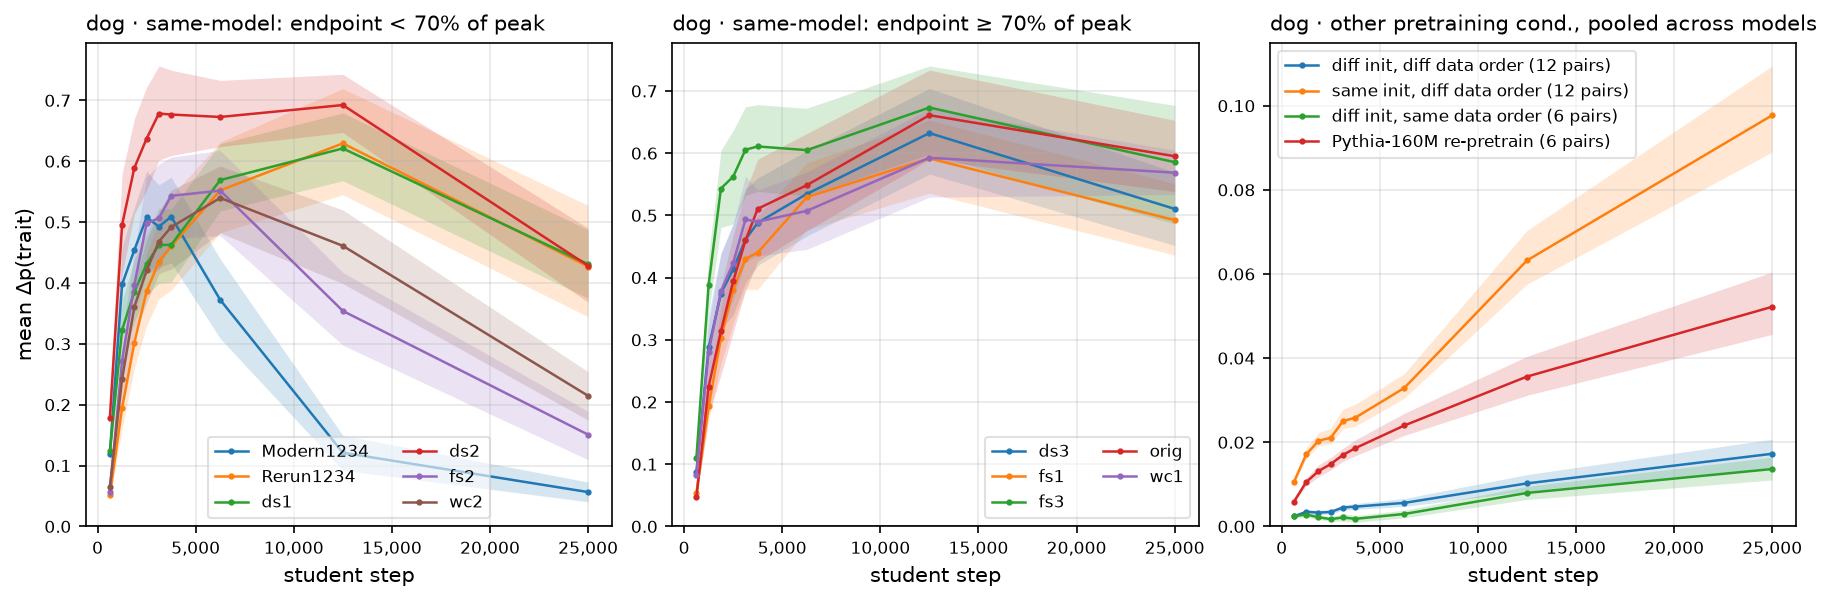

This chart was generated by the following Python code:
"""Dog, Δp(trait) = p_student − p_control at the same step (decimals, no prior division).
Left/middle: same-model arms split by whether the curve decays after an early peak.
Right: the four cross conditions pooled across models (mean of per-arm means).
Band = 95% teacher-cluster bootstrap (B=1000, seed 0) of the statistic.\nRight panel has its own y scale by default; ``--shared-y`` shares it with the same-model panels."""
import sys
import time
from pathlib import Path
import numpy as np
import pandas as pd
import matplotlib
matplotlib.use("Agg")
import matplotlib.pyplot as plt
from matplotlib.ticker import FuncFormatter
from subliminal_learning.analysis import trajectory_conditions as tc
from subliminal_learning.analysis.setup import bootstrap, set_plot_style

STAT = sys.argv[1] if len(sys.argv) > 1 else "mean"
SHARED_Y = "--shared-y" in sys.argv   # default: right panel on its own y scale
OUT = Path(sys.argv[sys.argv.index("--out") + 1]) if "--out" in sys.argv else None
REPO, ROOT = bootstrap()
set_plot_style()
OUT = OUT or REPO / "notebooks/figures/asymmetry/trajectory/peak_early"
t0 = time.time()
arms = tc.earlystop_arms(REPO)
data = tc.with_ep20_endpoints(tc.load_arms(arms, ROOT))
print(f"loaded {len(data.points):,} points in {time.time()-t0:.0f}s", file=sys.stderr)
dog = [s for s in tc.curve_arms(data) if s.animal == "dog"]
labels = {s.label for s in dog}
ctl = {s.control_of: s.label for s in dog if s.kind == "control"}
treat = [s for s in dog if s.kind != "control" and ctl.get(s.label) in labels]
t = tc._alive_points(data, [s.label for s in treat])
c = tc._alive_points(data, [ctl[s.label] for s in treat])
of = {v: k for k, v in ctl.items()}
c = (c.assign(arm=c["arm"].map(of)).groupby(["arm", "cell", "step"])["ratio"].median().rename("ctl").reset_index())
m = t.merge(c, on=["arm", "cell", "step"])
m["dp"] = m["ratio"] * m["arm"].map(data.priors) - m["ctl"] * m["arm"].map(lambda a: data.priors[ctl[a]])
m = m.drop_duplicates(["arm", "teacher", "cell", "step"])
spec = {s.label: s for s in treat}
m["group"] = m["arm"].map({s.label: tc.display_group(s) for s in treat})
rng = np.random.default_rng(0)
B = 1000
agg = np.mean if STAT == "mean" else np.median

def arm_curve(g):
    """per step: stat over slots, band from teacher-cluster bootstrap"""
    rows = []
    for st, x in g.groupby("step"):
        tm = x.groupby("teacher")["dp"].apply(lambda v: agg(v.to_numpy()))
        obs = agg(x["dp"].to_numpy())
        idx = rng.integers(0, len(tm), size=(B, len(tm)))
        boots = agg(tm.to_numpy()[idx], axis=1)
        rows.append((st, obs, *np.percentile(boots, [2.5, 97.5]), len(x), len(tm)))
    return pd.DataFrame(rows, columns=["step", "value", "lo", "hi", "n", "n_teachers"])

def pooled_curve(g):
    """per step: stat over arms of per-arm stat; band resamples teachers within each arm"""
    rows = []
    n_arms = g["arm"].nunique()   # only steps every arm of the group has saved (no composition drift)
    full = g.groupby("step")["arm"].nunique()
    g = g[g["step"].isin(full[full == n_arms].index)]
    for st, x in g.groupby("step"):
        per_arm = x.groupby(["arm", "teacher"])["dp"].apply(lambda v: agg(v.to_numpy()))
        arms_ = sorted(set(per_arm.index.get_level_values(0)))
        obs = agg([agg(x[x["arm"] == a]["dp"].to_numpy()) for a in arms_])
        boots = np.zeros(B)
        for a in arms_:
            tm = per_arm.loc[a].to_numpy()
            idx = rng.integers(0, len(tm), size=(B, len(tm)))
            boots += agg(tm[idx], axis=1)
        boots /= len(arms_)
        rows.append((st, obs, *np.percentile(boots, [2.5, 97.5]), len(x), len(arms_)))
    return pd.DataFrame(rows, columns=["step", "value", "lo", "hi", "n", "n_arms"])

same = m[m["group"] == "Pythia same-model"]
curves = {a: arm_curve(g) for a, g in same.groupby("arm")}
shape = pd.DataFrame({a: {"peak step": cv.loc[cv["value"].idxmax(), "step"], "peak": cv["value"].max(),
                          "end": cv.iloc[-1]["value"], "end/peak": cv.iloc[-1]["value"] / cv["value"].max()}
                      for a, cv in curves.items()}).T.sort_values("end/peak")
print(shape.round(3).to_string())
decays = [a for a in curves if shape.loc[a, "end/peak"] < 0.7]   # endpoint below 70% of peak
sustains = [a for a in curves if a not in decays]
cross_groups = ["diff init, diff data order", "same init, diff data order", "diff init, same data order", "Pythia-160M re-pretrain"]
pooled = {g: pooled_curve(m[m["group"] == g]) for g in cross_groups}
print({g: (int(pooled[g]["n_arms"].iloc[0]), round(pooled[g]["value"].max(), 4)) for g in cross_groups})

rows = []
for a, cv in curves.items():
    rows.append(cv.assign(panel="same-model", arm=tc.display(a.split(" (")[0]), decays=a in decays))
for g, cv in pooled.items():
    rows.append(cv.assign(panel="cross pooled", arm=g, decays=False))
tab = pd.concat(rows, ignore_index=True)
tab.insert(0, "stat", STAT)
stem = f"peak_early_dog{'' if STAT == 'mean' else '_median'}{'_sharedy' if SHARED_Y else ''}"
tab.to_csv(OUT / f"{stem}.csv", index=False)

fig, axes = plt.subplots(1, 3, figsize=(12, 3.9), sharey=SHARED_Y, layout="constrained")
fmt = FuncFormatter(lambda v, _: f"{v:,.0f}")
def name(a): return tc.display(a.split("→")[0])
for ax, group, title in ((axes[0], decays, "same-model: endpoint < 70% of peak"), (axes[1], sustains, "same-model: endpoint ≥ 70% of peak")):
    for k, a in enumerate(sorted(group, key=name)):
        cv = curves[a]
        col = f"C{k}"
        ax.plot(cv["step"], cv["value"], "-", marker=".", ms=4, lw=1.2, color=col, label=name(a))
        ax.fill_between(cv["step"], cv["lo"], cv["hi"], color=col, alpha=0.18, lw=0)
    ax.set_title(f"dog · {title}", fontsize=10, loc="left")
    ax.legend(fontsize=8, framealpha=0.6, ncol=2)
ax = axes[2]
for k, g in enumerate(cross_groups):
    cv = pooled[g]
    col = f"C{k}"
    ax.plot(cv["step"], cv["value"], "-", marker=".", ms=4, lw=1.2, color=col, label=f"{g} ({int(cv['n_arms'].iloc[0])} pairs)")
    ax.fill_between(cv["step"], cv["lo"], cv["hi"], color=col, alpha=0.18, lw=0)
ax.set_title("dog · other pretraining cond., pooled across models", fontsize=10, loc="left")
ax.legend(fontsize=8, framealpha=0.6)
for ax in axes:
    ax.axhline(0, color="0.4", lw=0.8)
    ax.set_ylim(bottom=0)
    ax.set_xlabel("student step")
    ax.xaxis.set_major_formatter(fmt)
    ax.tick_params(labelsize=8)
axes[0].set_ylabel(f"{STAT} Δp(trait)")
for ext in ("png", "pdf"):
    fig.savefig(OUT / f"{stem}.{ext}", dpi=150, bbox_inches="tight")
print("wrote", OUT / stem, f"total {time.time()-t0:.0f}s", file=sys.stderr)
